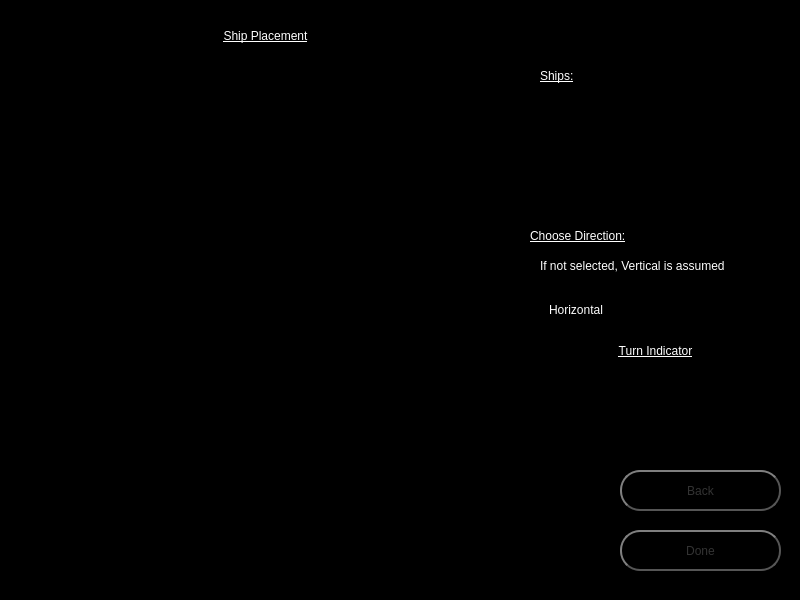
<?xml version="1.0" encoding="UTF-8"?>
<ui version="4.0">
 <class>PlacementPage</class>
 <widget class="QWidget" name="PlacementPage">
  <property name="geometry">
   <rect>
    <x>0</x>
    <y>0</y>
    <width>800</width>
    <height>600</height>
   </rect>
  </property>
  <property name="windowTitle">
   <string>Form</string>
  </property>
  <property name="styleSheet">
   <string notr="true">background-color: rgb(0, 0, 0);</string>
  </property>
  <widget class="QPushButton" name="doneButtonStartScreen">
   <property name="geometry">
    <rect>
     <x>620</x>
     <y>530</y>
     <width>161</width>
     <height>41</height>
    </rect>
   </property>
   <property name="styleSheet">
    <string notr="true">QPushButton {
	font: 18pt &quot;MS Shell Dlg 2&quot;;
    color: #333;
    border: 2px solid #555;
    border-radius: 20px;
    border-style: outset;
    background: qradialgradient(
        cx: 0.3, cy: -0.4, fx: 0.3, fy: -0.4,
        radius: 1.35, stop: 0 #fff, stop: 1 #888
        );
    padding: 5px;
    }

QPushButton:hover {
    background: qradialgradient(
        cx: 0.3, cy: -0.4, fx: 0.3, fy: -0.4,
        radius: 1.35, stop: 0 #fff, stop: 1 #bbb
        );
    }

QPushButton:pressed {
    border-style: inset;
    background: qradialgradient(
        cx: 0.4, cy: -0.1, fx: 0.4, fy: -0.1,
        radius: 1.35, stop: 0 #fff, stop: 1 #ddd
        );
    }</string>
   </property>
   <property name="text">
    <string>Done</string>
   </property>
  </widget>
  <widget class="QPushButton" name="backButtonStartScreen">
   <property name="geometry">
    <rect>
     <x>620</x>
     <y>470</y>
     <width>161</width>
     <height>41</height>
    </rect>
   </property>
   <property name="styleSheet">
    <string notr="true">QPushButton {
	font: 18pt &quot;MS Shell Dlg 2&quot;;
    color: #333;
    border: 2px solid #555;
    border-radius: 20px;
    border-style: outset;
    background: qradialgradient(
        cx: 0.3, cy: -0.4, fx: 0.3, fy: -0.4,
        radius: 1.35, stop: 0 #fff, stop: 1 #888
        );
    padding: 5px;
    }

QPushButton:hover {
    background: qradialgradient(
        cx: 0.3, cy: -0.4, fx: 0.3, fy: -0.4,
        radius: 1.35, stop: 0 #fff, stop: 1 #bbb
        );
    }

QPushButton:pressed {
    border-style: inset;
    background: qradialgradient(
        cx: 0.4, cy: -0.1, fx: 0.4, fy: -0.1,
        radius: 1.35, stop: 0 #fff, stop: 1 #ddd
        );
    }</string>
   </property>
   <property name="text">
    <string>Back</string>
   </property>
  </widget>
  <widget class="QFrame" name="gridFrame">
   <property name="geometry">
    <rect>
     <x>20</x>
     <y>70</y>
     <width>500</width>
     <height>500</height>
    </rect>
   </property>
   <property name="frameShape">
    <enum>QFrame::StyledPanel</enum>
   </property>
   <property name="frameShadow">
    <enum>QFrame::Raised</enum>
   </property>
   <widget class="QWidget" name="gridLayoutWidget">
    <property name="geometry">
     <rect>
      <x>0</x>
      <y>0</y>
      <width>491</width>
      <height>491</height>
     </rect>
    </property>
    <layout class="QGridLayout" name="buttonGrid">
     <property name="sizeConstraint">
      <enum>QLayout::SetMaximumSize</enum>
     </property>
     <property name="bottomMargin">
      <number>0</number>
     </property>
     <property name="spacing">
      <number>0</number>
     </property>
    </layout>
   </widget>
  </widget>
  <widget class="QLabel" name="ChooseDirectionLabel">
   <property name="geometry">
    <rect>
     <x>530</x>
     <y>220</y>
     <width>161</width>
     <height>31</height>
    </rect>
   </property>
   <property name="styleSheet">
    <string notr="true">color: rgb(255, 255, 255);
text-decoration: underline;
font: 75 8pt &quot;MS Shell Dlg 2&quot;;
font: 16pt &quot;MS Shell Dlg 2&quot;;</string>
   </property>
   <property name="text">
    <string>Choose Direction:</string>
   </property>
  </widget>
  <widget class="QLabel" name="directionDescriptionLabel">
   <property name="geometry">
    <rect>
     <x>540</x>
     <y>250</y>
     <width>251</width>
     <height>31</height>
    </rect>
   </property>
   <property name="styleSheet">
    <string notr="true">color: rgb(255, 255, 255);
font: 12pt &quot;MS Shell Dlg 2&quot;;</string>
   </property>
   <property name="text">
    <string>If not selected, Vertical is assumed</string>
   </property>
  </widget>
  <widget class="QLabel" name="shipTitleLabel">
   <property name="geometry">
    <rect>
     <x>540</x>
     <y>60</y>
     <width>161</width>
     <height>31</height>
    </rect>
   </property>
   <property name="styleSheet">
    <string notr="true">color: rgb(255, 255, 255);
text-decoration: underline;
font: 75 8pt &quot;MS Shell Dlg 2&quot;;
font: 16pt &quot;MS Shell Dlg 2&quot;;</string>
   </property>
   <property name="text">
    <string>Ships:</string>
   </property>
  </widget>
  <widget class="QLabel" name="placeShipLabel">
   <property name="geometry">
    <rect>
     <x>0</x>
     <y>10</y>
     <width>531</width>
     <height>51</height>
    </rect>
   </property>
   <property name="styleSheet">
    <string notr="true">color: rgb(255, 255, 255);
text-decoration: underline;
font: 75 26pt &quot;MS Shell Dlg 2&quot;;</string>
   </property>
   <property name="text">
    <string>Ship Placement</string>
   </property>
   <property name="alignment">
    <set>Qt::AlignCenter</set>
   </property>
  </widget>
  <widget class="QCheckBox" name="directionCB">
   <property name="geometry">
    <rect>
     <x>530</x>
     <y>300</y>
     <width>171</width>
     <height>19</height>
    </rect>
   </property>
   <property name="styleSheet">
    <string notr="true">color: rgb(255, 255, 255);
font: 14pt &quot;MS Shell Dlg 2&quot;;</string>
   </property>
   <property name="text">
    <string>Horizontal</string>
   </property>
  </widget>
  <widget class="QListWidget" name="shipList">
   <property name="geometry">
    <rect>
     <x>540</x>
     <y>100</y>
     <width>231</width>
     <height>111</height>
    </rect>
   </property>
   <property name="styleSheet">
    <string notr="true">background-color: rgb(0, 0, 0);
color: rgb(255, 255, 255);
font: 75 12pt &quot;MS Shell Dlg 2&quot;;</string>
   </property>
  </widget>
  <widget class="QFrame" name="indicatorFrame">
   <property name="geometry">
    <rect>
     <x>570</x>
     <y>330</y>
     <width>171</width>
     <height>121</height>
    </rect>
   </property>
   <property name="styleSheet">
    <string notr="true">QFrame#indicatorFrame{
	border: 5px solid white;
	border-radius: 8px;
};</string>
   </property>
   <property name="frameShape">
    <enum>QFrame::StyledPanel</enum>
   </property>
   <property name="frameShadow">
    <enum>QFrame::Raised</enum>
   </property>
   <widget class="QLabel" name="indicatorTitleLabel">
    <property name="geometry">
     <rect>
      <x>10</x>
      <y>10</y>
      <width>151</width>
      <height>21</height>
     </rect>
    </property>
    <property name="styleSheet">
     <string notr="true">color: rgb(255, 255, 255);
font: 75 16pt &quot;MS Shell Dlg 2&quot;;
text-decoration: underline;</string>
    </property>
    <property name="text">
     <string>Turn Indicator</string>
    </property>
    <property name="alignment">
     <set>Qt::AlignCenter</set>
    </property>
   </widget>
   <widget class="QLabel" name="indicatorLabel">
    <property name="geometry">
     <rect>
      <x>40</x>
      <y>40</y>
      <width>91</width>
      <height>61</height>
     </rect>
    </property>
    <property name="styleSheet">
     <string notr="true">color: rgb(255, 255, 255);
font: 75 24pt &quot;MS Shell Dlg 2&quot;;
text-decoration: underline;</string>
    </property>
    <property name="text">
     <string/>
    </property>
    <property name="alignment">
     <set>Qt::AlignCenter</set>
    </property>
   </widget>
  </widget>
 </widget>
 <resources/>
 <connections/>
</ui>
